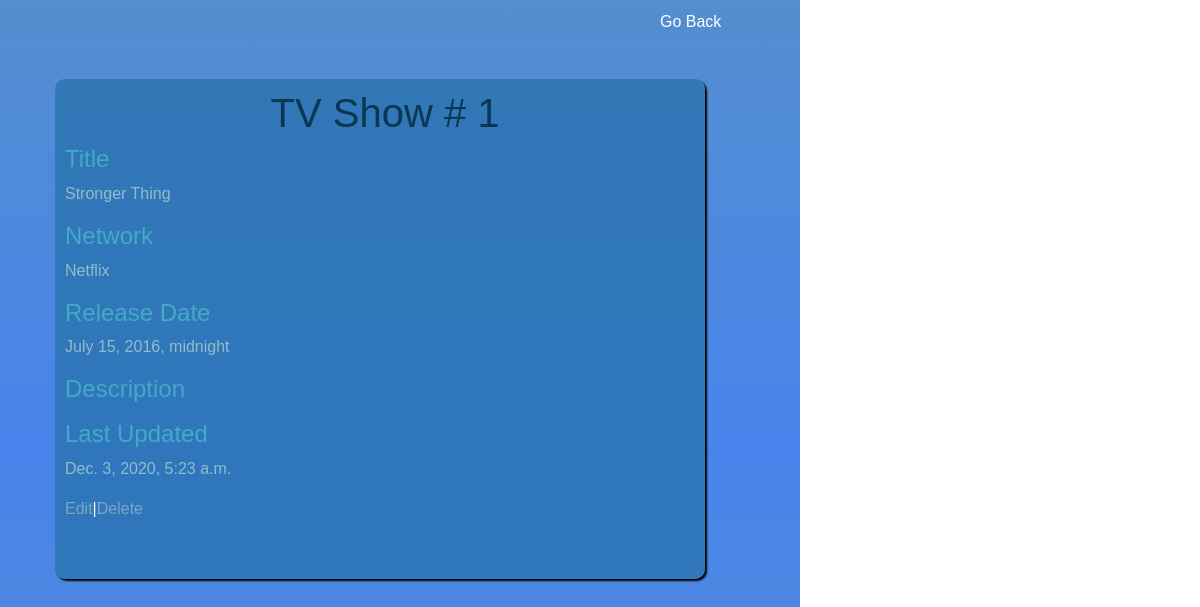
Page /shows/1 on the committed database.
### tvshows_validations/models.py (models this page shows)
class Show(models.Model):
    title = models.CharField(max_length=255)
    network = models.CharField(max_length=255)
    release_date = models.DateTimeField()
    description = models.CharField(max_length=255)
    created_at = models.DateTimeField(auto_now_add=True)
    updated_at = models.DateTimeField(auto_now=True)
    objects = ShowManager()

### tvshows_validations/views.py (the view)
# urls.py: path('<int:show_id>', views.show),
def show(request, show_id):
    one_show = Show.objects.get(id=show_id)
    context = {
        'show': one_show
    }
    return render(request, 'show.html', context)

### tvshows_validations/templates/show.html (shortened to what this page needs)
<!DOCTYPE html>
<html lang="en">
<head>
    <link href="https://stackpath.bootstrapcdn.com/bootstrap/4.5.0/css/bootstrap.min.css" rel="stylesheet">
    {% load static %}
    <link rel="stylesheet" href="{% static 'css/style.css' %}">
</head>
<body>
    <div id="wrapper">
        <div id="go_back">
            <a href="/shows">Go Back</a>
        </div>
    <div id="all_data">
    <h1>TV Show # {{show.id}}</h1>
        <h4>Title</h4>
            <p>{{show.title}}</p>
        <h4>Network</h4>
            <p>{{show.network}}</p>
        <h4>Release Date</h4>
            <p>{{show.release_date}}</p>
        <h4>Description</h4>
        <h4>Last Updated</h4>
            <p>{{show.updated_at}}</p>
    <a href="/shows/{{show.id}}/edit">Edit</a>|<a href="/shows/{{show.id}}/delete">Delete</a>
    </div>
    </div>
</body>
</html>

### tvshows_validations/static/css/style.css (style rules this page uses)
* { margin: 0px; padding: 0px; }
#wrapper { height: 900px; width: 800px; background-color: #1c6fbd; background-image: linear-gradient(#548ecf, #4884ec,#548ecf); padding: 10px; font-family: sans-serif; }
#wrapper a { color: white; }
#go_back a { margin-left: 650px; color: white; }
#all_data { font-family: 'Trebuchet MS', 'Lucida Sans Unicode', 'Lucida Grande', 'Lucida Sans', Arial, sans-serif; height: 500px; width: 650px; margin: 45px; color: white; padding: 10px 0px 0px 10px; background-color: rgba(41, 115, 175, 0.774); box-shadow: 2px 2px 2px black; border-radius: 10px; }
#all_data h1 { text-align: center; color: rgb(10, 55, 82); }
#all_data h4 { text-align: left; color: rgb(66, 170, 196); }
#all_data p { text-align: left; color: rgb(143, 190, 202); }
#all_data a { font-weight: lighter; color: rgb(123, 167, 194); }

### rows in the picture
Show: id "1", title "Stronger Thing", network "Netflix", release_date "July 15, 2016, midnight", updated_at "Dec. 3, 2020, 5:23 a.m."
